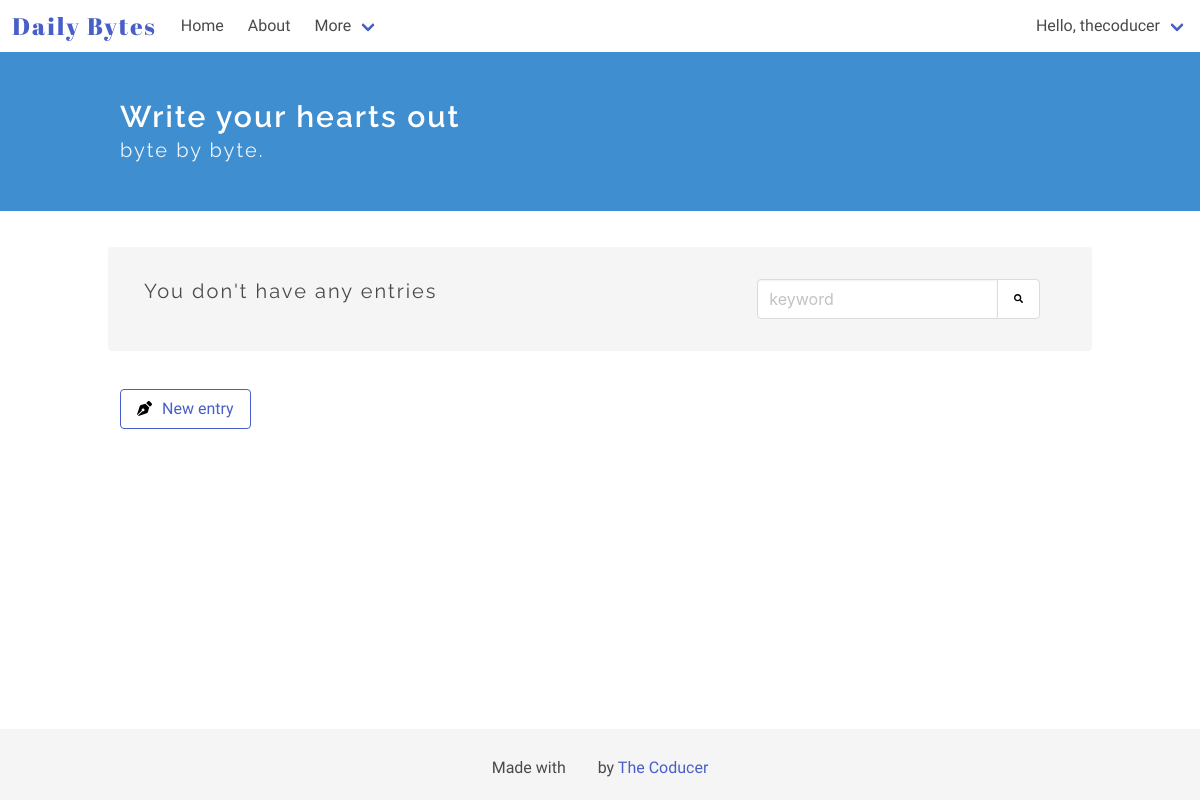
Page / (signed in) on the earlier database version.
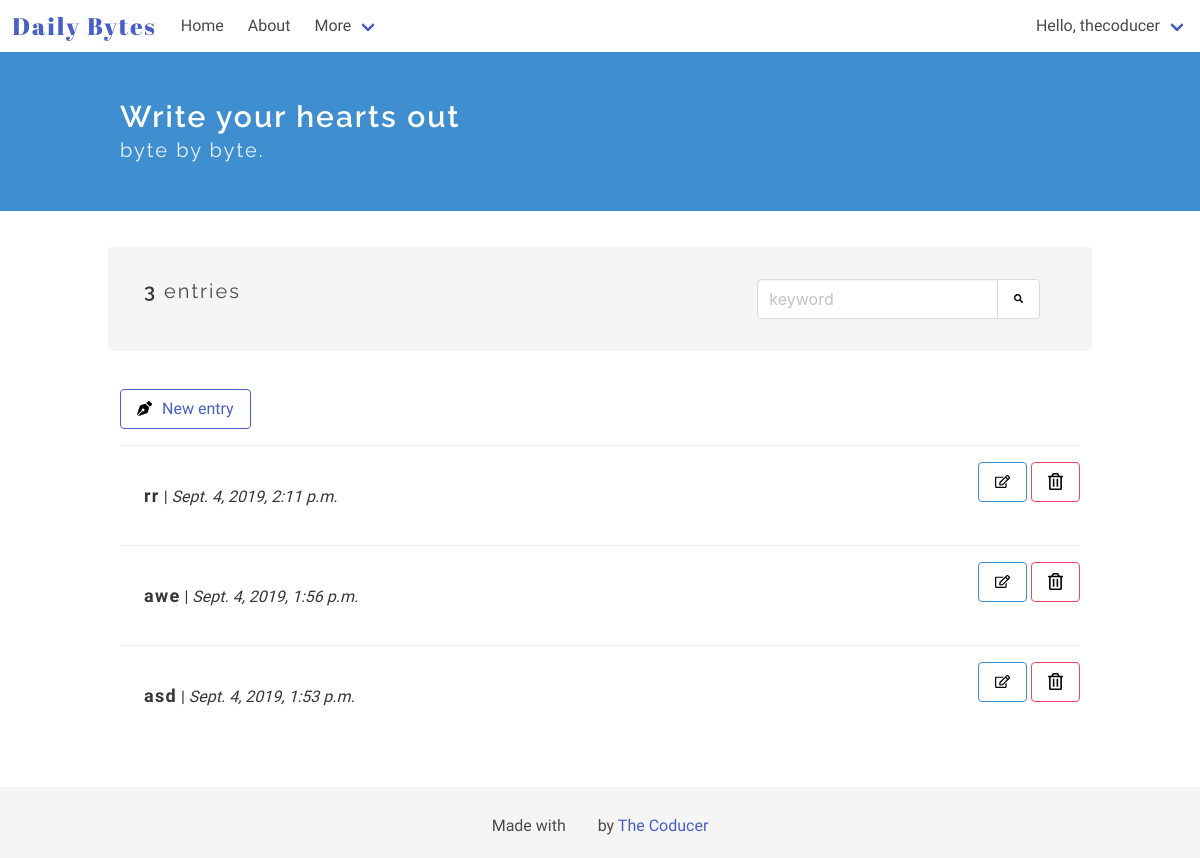
Same page on the later database version.
### diary_app/models.py (models this page shows)
class Entry(models.Model):
    author = models.ForeignKey(User, on_delete=models.CASCADE) # User is an auth model
    title = models.CharField(max_length=100, default='', verbose_name="")
    text = RichTextUploadingField(verbose_name="")
    date_posted = models.DateTimeField(auto_now_add = True)
    bio = models.TextField(max_length=500, blank=True)
    drafts = models.BooleanField(default=False)
    """ def __str__(self):
        return 'Entry #{}'.format(self.id) """
    class Meta:
        verbose_name_plural = 'entries'

### diary_app/views.py (the view)
# urls.py: path('', EntryListView.as_view(), name = 'home'),
class EntryListView(ListView):
        model = Entry
        template_name = 'diary_app/home.html'
        context_object_name = 'entries'
        ordering = ['-date_posted']
        paginate_by = 10
        @method_decorator(login_required)
        def dispatch(self, *args, **kwargs):
                return super().dispatch(*args, **kwargs)
        def get_context_data(self, **kwargs):
                context = super(EntryListView, self).get_context_data(**kwargs)
                context['count_entries'] = Entry.objects.all().count()
                ...
                return context
        """ def get_queryset(request):
                queryset = Entry.objects.filter(author=request.user)
                return queryset """

### diary_app/templates/diary_app/home.html (shortened to what this page needs)
<!DOCTYPE html>
<html lang="en">
<head>
</head>
<body>
    {% extends "./base.html" %}
    {% block content %}
    {% load static %}
    <section class="hero is-info">
        <div class="hero-body">
        <div class="container">
            <h1 class="title">
                Write your hearts out
            </h1>
            <h2 class="subtitle">
                byte by byte.
            </h2>
        </div>
        </div>
    </section>
    <section class="section">
        <div class="container">
            <div class="container my-top-bar">
            <div class="columns notification">
                <div class="column is-two-thirds">
                    <p class="subtitle is-5">
                        {% if count_entries < 1 %}
                            You don't have any entries
                        {% else %}
                            <strong>{{ count_entries }}</strong> entries
                        {% endif %}
                    </p>
                </div>
                <div class="column">
                <div class="field has-addons">
                    <p class="control">
                        <input class="input" type="text" placeholder="keyword">
                    </p>
                    <p class="control">
                        <button class="button">
                            <img class="search-icon" src="{% static '/images/search.svg' %}" alt="Add new byte" width=15px height=15px>
                        </button>
                    </p>
                    </div>
                    </div>
                </div>
                </div>
        <article class="media">
            <div class="media-content">
                <div class="content">
                    <a class="button is-link is-outlined" href="{% url 'add' %}"><img src="{% static '/images/pen.svg' %}" alt="Add new byte" width=15px height=15px style="margin-right: 10px;">New entry</a>
                </div>
            </div>
        </article>
        {% for entry in entries %}
        <article class="media">
                <div class="media-content">
                    <a href="/entry/{{entry.id}}">
                    <div class="content notification readmore-div">
                        <p>
                            <strong class="entry-title">{{ entry.title }}</strong> | <i>{{ entry.date_posted }}</i>
                        </p>
                    </div>
                    </a>
                </div>
                <div class="media-right">
                        <a class="button is-info is-outlined" href="/edit/{{entry.id}}"><img src="{% static '/images/edit.svg' %}" alt="Edit" width=15px height=15px></a>
                        <a class="button is-danger is-outlined" href="/delete/{{entry.id}}" onclick="del()"><img src="{% static '/images/delete.svg' %}" alt="Delete" width=15px height=15px color: red;></a>
                </div>
        </article>
        {% endfor %}
        </div>
    </section>
    {% endblock %}

### diary_app/templates/diary_app/base.html (shortened to what this page needs)
<!DOCTYPE html>
<html lang="en">
<head>
    {% load static %}
    <link rel="stylesheet" href="https://cdnjs.cloudflare.com/ajax/libs/bulma/0.6.2/css/bulma.min.css" />
    <link rel="stylesheet" type="text/css" href="//code.ionicframework.com/ionicons/2.0.1/css/ionicons.min.css" />
    <link rel="stylesheet" href="{% static '/css/main.css' %}">
</head>
<body>
    {% include "./header.html" %}
    {% block content %} {% endblock %}
    {% include "./footer.html" %}
</body>
</html>

### diary_app/templates/diary_app/header.html (shortened to what this page needs)
{% load static %}
<div id="app">
<nav class="navbar" role="navigation" aria-label="main navigation">
    <div class="navbar-brand">
      <a class="navbar-item" href="{% url 'home' %}">
        <h1 class="logo">Daily Bytes</h1>
      </a>
    </div>
    <div id="navbarBasicExample" class="navbar-menu">
      <div class="navbar-start">
        <a class="navbar-item" href="{% url 'home' %}">
            Home
        </a>
        <a class="navbar-item" href="/about/">
            About
        </a>
        <div class="navbar-item has-dropdown is-hoverable">
          <a class="navbar-link">
            More
          </a>
        </div>
      </div>
      <div class="navbar-end">
          <div class="navbar-item has-dropdown is-hoverable">
              <a class="navbar-link">
                  Hello, {{ user.username }}
              </a>
            </div>
      </div>
    </div>
  </nav>
 </div>

### diary_app/templates/diary_app/footer.html
<footer class="footer">
        <div class="has-text-centered">
          <p>
                Made with <i class="icon ion-heart"></i> by <a href="https://thecoducer.github.io/" target="_blank">The Coducer</a>
          </p>
        </div>
      </footer>

### staticfiles/css/main.css (style rules this page uses)
body { display: flex; flex-direction: column; height: 100vh; font-family: 'Muli', sans-serif; }
.logo { font-family: 'Abril Fatface', cursive; font-size: 1.5em; letter-spacing: 2px; }
.navbar-item { font-family: 'Libre Franklin', sans-serif; }
.title { font-size: 30px; }
.title, .subtitle { font-family: 'Raleway', sans-serif; letter-spacing: 2px; }
p { font-family: 'Muli', sans-serif; }
.entry-title { font-family: 'Libre Franklin', sans-serif; font-size: 18px; letter-spacing: 1.3px; }
.my-top-bar { margin-bottom: 50px; }
.footer { flex-shrink: 0; padding: 20px; background-color: #f5f5f5; }
.section { flex: 1 0 auto; }
.readmore-div { background-color: transparent; color: #363636; }

Differences in the rows shown:
added Entry: title "rr", date_posted "Sept. 4, 2019, 2:11 p.m."
added Entry: title "awe", date_posted "Sept. 4, 2019, 1:56 p.m."
added Entry: title "asd", date_posted "Sept. 4, 2019, 1:53 p.m."
Other differences:
{{ count_entries }}: (not shown) → "3"
text no longer shown: "You don't have any entries"
text now shown: "entries"
